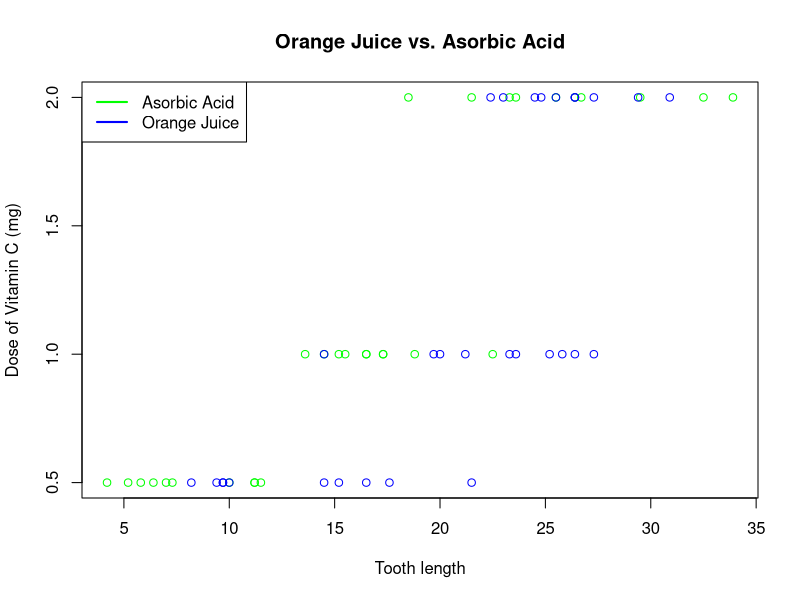

Generate this figure with R:
## ---- chunk 1
data(ToothGrowth)
VC <-ToothGrowth[ToothGrowth$supp == "VC",]
OJ <-ToothGrowth[ToothGrowth$supp == "OJ",]
plot(VC$len, VC$dose, col="green", xlab = "Tooth length", ylab = "Dose of Vitamin C (mg)", main = "Orange Juice vs. Asorbic Acid")
points(OJ$len, OJ$dose, col="blue")
legend("topleft", col=c("green", "blue"), lty=1, lwd=2, legend=c("Asorbic Acid", "Orange Juice"))
## ---- chunk 2
VC_0.5 <- VC[VC$dose == 0.5,]
OJ_0.5 <- OJ[OJ$dose == 0.5,]
t.test(VC_0.5$len, OJ_0.5$len, paired = FALSE, var.equal = FALSE)$conf
## ---- chunk 3
VC_1.0 <- VC[VC$dose == 1.0,]
OJ_1.0 <- OJ[OJ$dose == 1.0,]
t.test(VC_1.0$len, OJ_1.0$len, paired = FALSE, var.equal = FALSE)$conf
## ---- chunk 4
VC_2.0 <- VC[VC$dose == 2.0,]
OJ_2.0 <- OJ[OJ$dose == 2.0,]
t.test(VC_2.0$len, OJ_2.0$len, paired = FALSE, var.equal = FALSE)$conf
